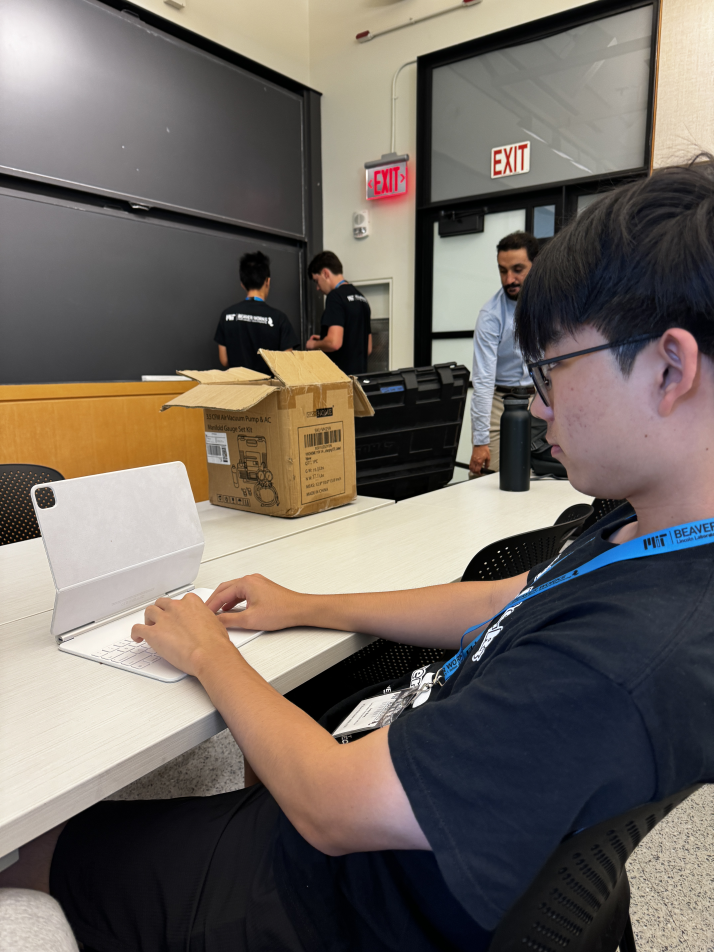
#> input picture IMG_6507.JPG, 4284 x 5712 px (shown at 1/6 size)
$ jupyter execute test.ipynb
#> lines starting #> are read from the running program, lines starting #| are printed output that depends on the picture
[cell 1]
import cv2
import numpy as np
import matplotlib.pyplot as plt

[cell 2]
img = cv2.imread('IMG_6507.JPG')
#> img is the input picture: shape (5712, 4284, 3); mean B, G, R 97.9, 104.7, 113

plt.imshow(img)

[cell 3]
cv2.line(img, (0, 0), (4000, 4000), (255, 0, 0), 5)
cv2.rectangle(img, (0, 0), (4100, 4000), (0, 255, 0), 5)
cv2.circle(img, (1000, 1000), 50, (0, 255, 255), 5)

pts = np.array([[100, 50], [200, 300], [700, 200], [500, 100]], np.int32)
pts = pts.reshape((-1, 1, 2))
cv2.polylines(img, [pts], True, (255, 0, 255), 5)
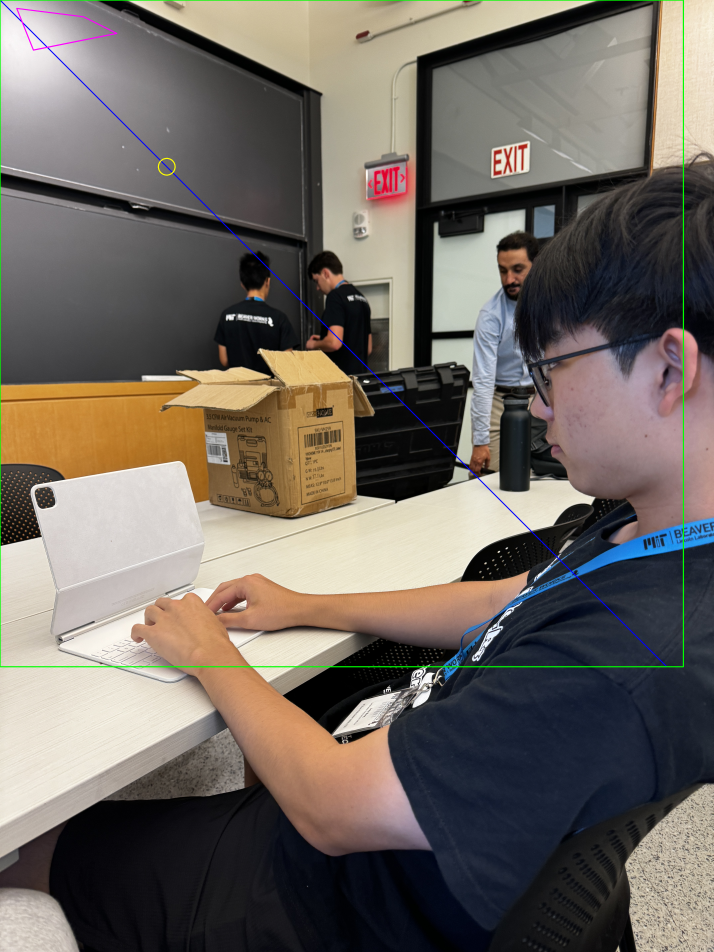
#> img: shape (5712, 4284, 3) (shown at 1/6 size); mean B, G, R 97.7, 105, 112.4

cv2.putText(img, 'Hello World!', (3000, 2000), cv2.FONT_HERSHEY_SIMPLEX, 100, (0, 255, 255), 2, cv2.LINE_AA)

plt.imshow(img)

[cell 4]
gray = cv2.cvtColor(img, cv2.COLOR_BGR2GRAY) # convert to grayscale
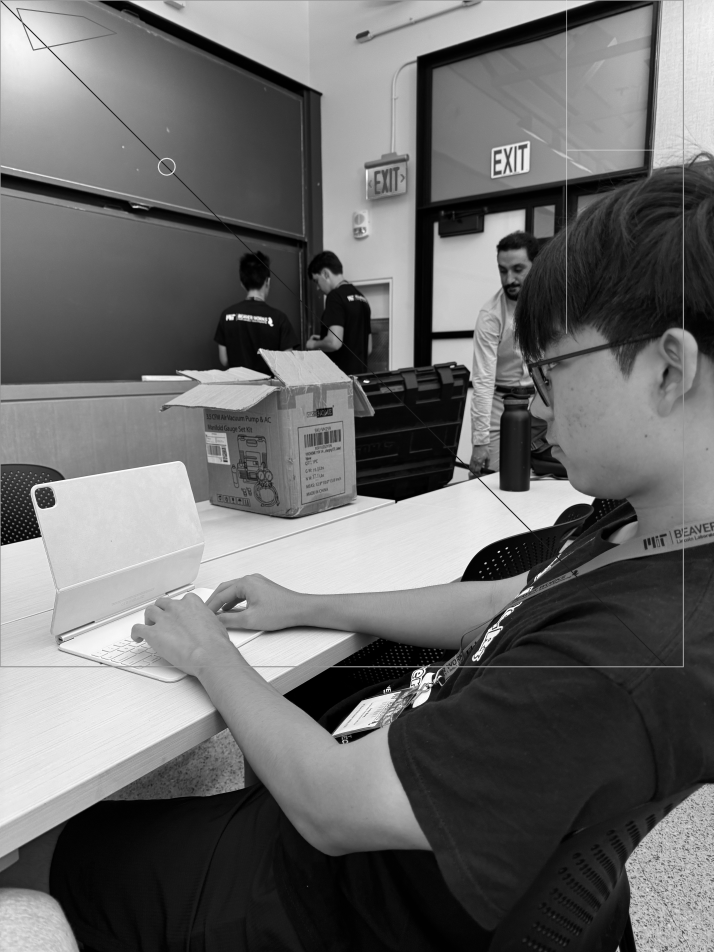
#> gray: shape (5712, 4284) (shown at 1/6 size); min 0, max 255, mean 106.4
edges = cv2.Canny(gray, 50, 150, apertureSize=3) # detect edges
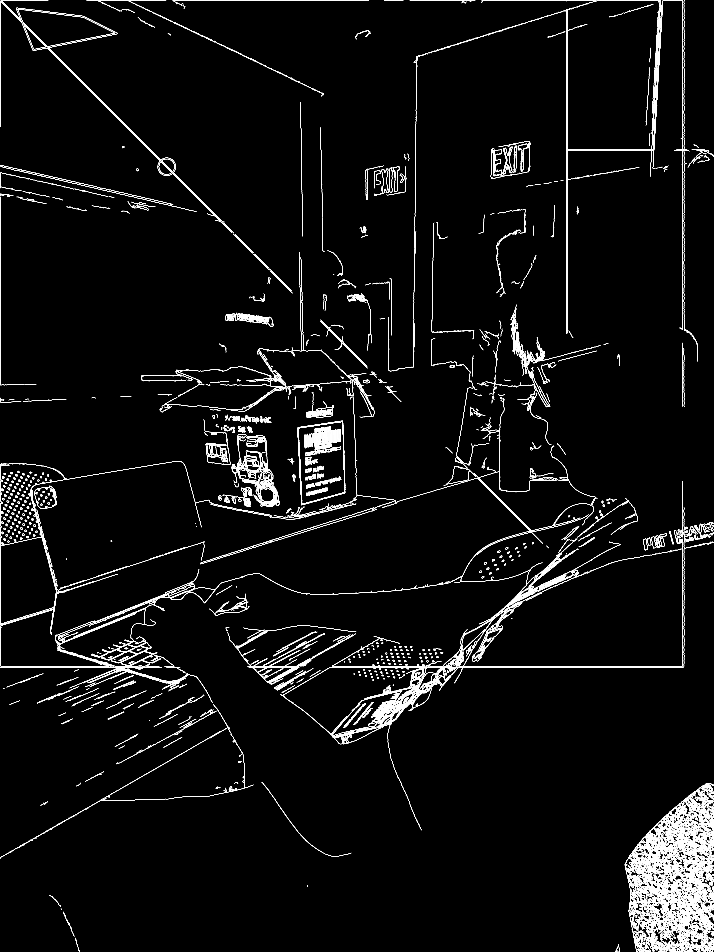
#> edges: shape (5712, 4284) (shown at 1/6 size); 1.5% white in thin lines or dots
lines = cv2.HoughLinesP(
                edges,
                1,
                np.pi/180,
                100,
                minLineLength=100,
                maxLineGap=100,
        ) # detect lines
#> lines = 1821 rows, first 6: [2002, 3996, 4103, 3996], [4096, 2440, 4096, 4], [7, 3, 1811, 1807], [4104, 3999, 4104, 3045], [1923, 1928, 2406, 2411], [3, 7, 1813, 1817]

for line in lines:
    x1, y1, x2, y2 = line[0]
    cv2.line(img, (x1, y1), (x2, y2), (0, 255, 0), 6)
#> this loop made 1821 passes
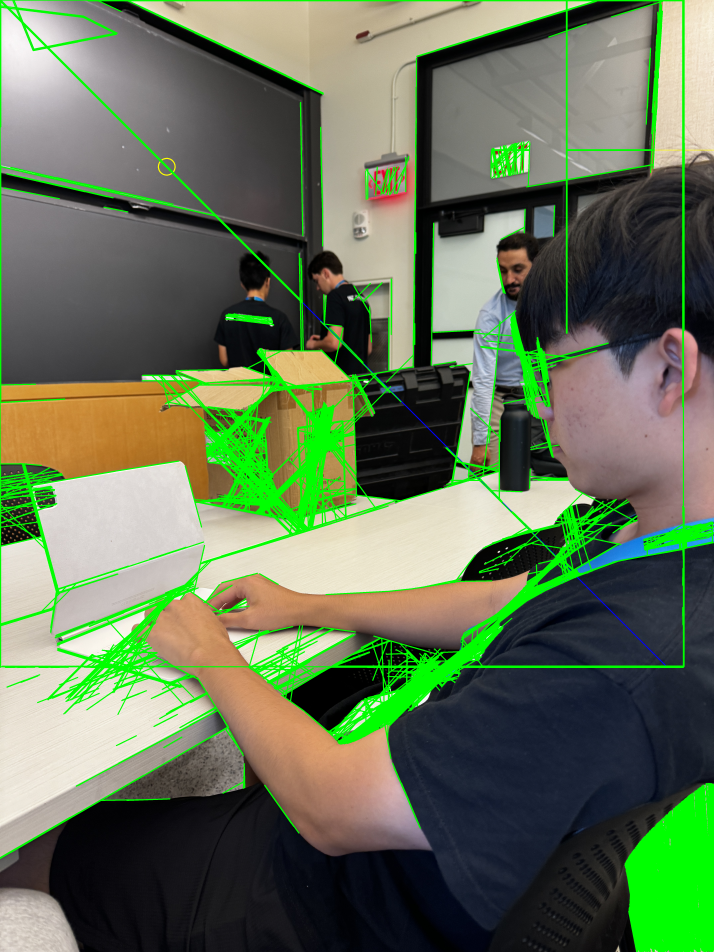
#> img: shape (5712, 4284, 3) (shown at 1/6 size); mean B, G, R 87.4, 115.9, 100.5

plt.imshow(img)
